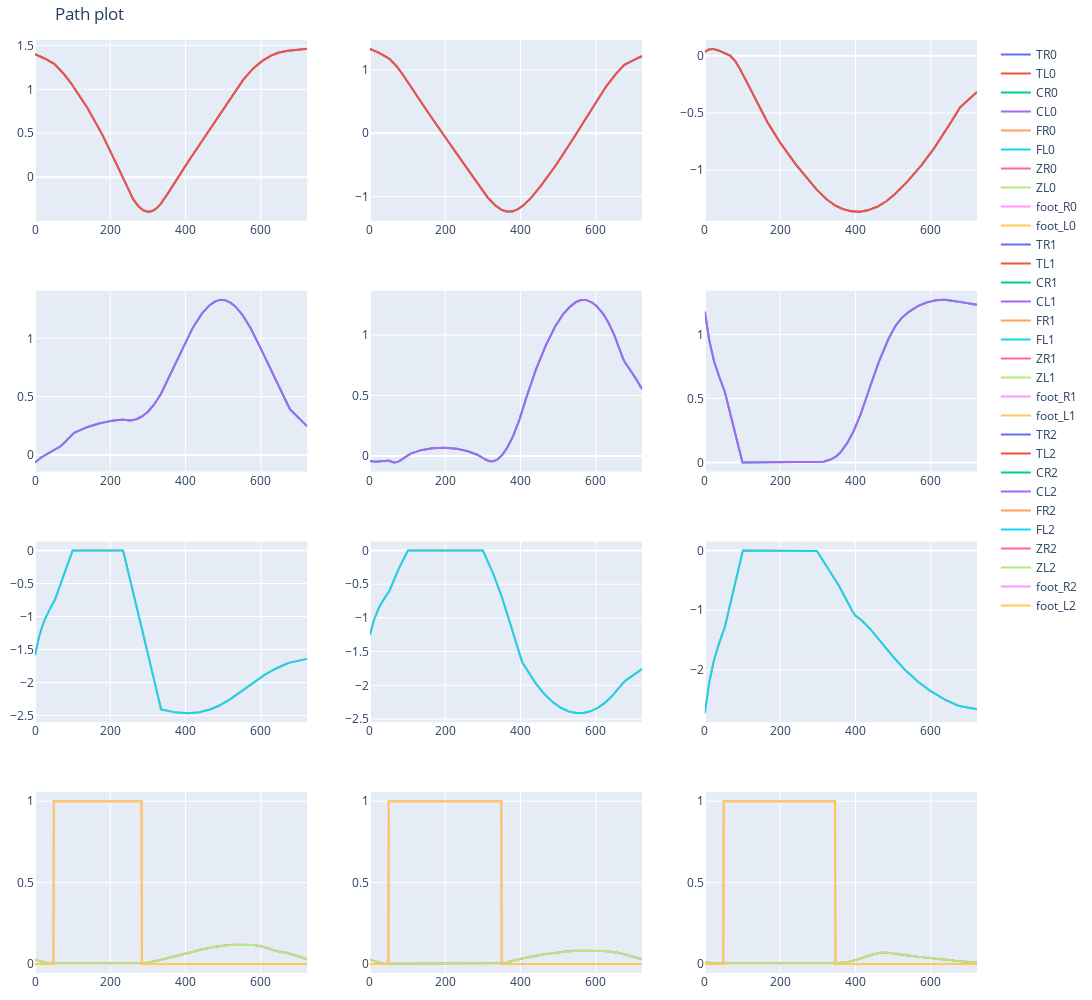

Source (notebook cell):
### Code cell
fig = go.Figure()
fig = make_subplots(rows=4, cols=3, shared_xaxes=False)
fig.update_layout(height=1000, width=1100, title="Path plot")
fig.update_layout(margin=dict(l=10, r=10, t=40, b=10))  # Reduce margins

fig.add_trace(go.Scatter( y=leg_0_df['TR0'], mode='lines', name=f'TR0'), row=1, col=1)
fig.add_trace(go.Scatter( y=leg_0_df['TL0'], mode='lines', name=f'TL0'), row=1, col=1)

fig.add_trace(go.Scatter( y=leg_0_df['CR0'], mode='lines', name=f'CR0'), row=2, col=1)
fig.add_trace(go.Scatter( y=leg_0_df['CL0'], mode='lines', name=f'CL0'), row=2, col=1)

fig.add_trace(go.Scatter( y=leg_0_df['FR0'], mode='lines', name=f'FR0'), row=3, col=1)
fig.add_trace(go.Scatter( y=leg_0_df['FL0'], mode='lines', name=f'FL0'), row=3, col=1)

fig.add_trace(go.Scatter( y=leg_0_df['ZR0'], mode='lines', name=f'ZR0'), row=4, col=1)
fig.add_trace(go.Scatter( y=leg_0_df['ZL0'], mode='lines', name=f'ZL0'), row=4, col=1)

fig.add_trace(go.Scatter( y=leg_0_df['foot_R0'], mode='lines', name=f'foot_R0'), row=4, col=1)
fig.add_trace(go.Scatter( y=leg_0_df['foot_L0'], mode='lines', name=f'foot_L0'), row=4, col=1)



fig.add_trace(go.Scatter( y=leg_1_df['TR1'], mode='lines', name=f'TR1'), row=1, col=2)
fig.add_trace(go.Scatter( y=leg_1_df['TL1'], mode='lines', name=f'TL1'), row=1, col=2)

fig.add_trace(go.Scatter( y=leg_1_df['CR1'], mode='lines', name=f'CR1'), row=2, col=2)
fig.add_trace(go.Scatter( y=leg_1_df['CL1'], mode='lines', name=f'CL1'), row=2, col=2)

fig.add_trace(go.Scatter( y=leg_1_df['FR1'], mode='lines', name=f'FR1'), row=3, col=2)
fig.add_trace(go.Scatter( y=leg_1_df['FL1'], mode='lines', name=f'FL1'), row=3, col=2)

fig.add_trace(go.Scatter( y=leg_1_df['ZR1'], mode='lines', name=f'ZR1'), row=4, col=2)
fig.add_trace(go.Scatter( y=leg_1_df['ZL1'], mode='lines', name=f'ZL1'), row=4, col=2)

fig.add_trace(go.Scatter( y=leg_1_df['foot_R1'], mode='lines', name=f'foot_R1'), row=4, col=2)
fig.add_trace(go.Scatter( y=leg_1_df['foot_L1'], mode='lines', name=f'foot_L1'), row=4, col=2)



fig.add_trace(go.Scatter( y=leg_2_df['TR2'], mode='lines', name=f'TR2'), row=1, col=3)
fig.add_trace(go.Scatter( y=leg_2_df['TL2'], mode='lines', name=f'TL2'), row=1, col=3)

fig.add_trace(go.Scatter( y=leg_2_df['CR2'], mode='lines', name=f'CR2'), row=2, col=3)
fig.add_trace(go.Scatter( y=leg_2_df['CL2'], mode='lines', name=f'CL2'), row=2, col=3)

fig.add_trace(go.Scatter( y=leg_2_df['FR2'], mode='lines', name=f'FR2'), row=3, col=3)
fig.add_trace(go.Scatter( y=leg_2_df['FL2'], mode='lines', name=f'FL2'), row=3, col=3)

fig.add_trace(go.Scatter( y=leg_2_df['ZR2'], mode='lines', name=f'ZR2'), row=4, col=3)
fig.add_trace(go.Scatter( y=leg_2_df['ZL2'], mode='lines', name=f'ZL2'), row=4, col=3)

fig.add_trace(go.Scatter( y=leg_2_df['foot_R2'], mode='lines', name=f'foot_R2'), row=4, col=3)
fig.add_trace(go.Scatter( y=leg_2_df['foot_L2'], mode='lines', name=f'foot_L2'), row=4, col=3)

### Figure 1 — Plotly figure (JSON) as saved in the notebook; plotly's stock layout.template omitted (floating-point values rounded to 4 significant figures; data arrays with more than 128 entries replaced by an {"elided": "..."} marker saying what was removed)
{"data": [{"mode": "lines", "name": "TR0", "type": "scatter", "xaxis": "x", "y": {"elided": "724 float values"}, "yaxis": "y"}, {"mode": "lines", "name": "TL0", "type": "scatter", "xaxis": "x", "y": {"elided": "724 float values"}, "yaxis": "y"}, {"mode": "lines", "name": "CR0", "type": "scatter", "xaxis": "x4", "y": {"elided": "724 float values"}, "yaxis": "y4"}, {"mode": "lines", "name": "CL0", "type": "scatter", "xaxis": "x4", "y": {"elided": "724 float values"}, "yaxis": "y4"}, {"mode": "lines", "name": "FR0", "type": "scatter", "xaxis": "x7", "y": {"elided": "724 float values"}, "yaxis": "y7"}, {"mode": "lines", "name": "FL0", "type": "scatter", "xaxis": "x7", "y": {"elided": "724 float values"}, "yaxis": "y7"}, {"mode": "lines", "name": "ZR0", "type": "scatter", "xaxis": "x10", "y": {"elided": "724 float values"}, "yaxis": "y10"}, {"mode": "lines", "name": "ZL0", "type": "scatter", "xaxis": "x10", "y": {"elided": "724 float values"}, "yaxis": "y10"}, {"mode": "lines", "name": "foot_R0", "type": "scatter", "xaxis": "x10", "y": {"elided": "724 int values"}, "yaxis": "y10"}, {"mode": "lines", "name": "foot_L0", "type": "scatter", "xaxis": "x10", "y": {"elided": "724 int values"}, "yaxis": "y10"}, {"mode": "lines", "name": "TR1", "type": "scatter", "xaxis": "x2", "y": {"elided": "724 float values"}, "yaxis": "y2"}, {"mode": "lines", "name": "TL1", "type": "scatter", "xaxis": "x2", "y": {"elided": "724 float values"}, "yaxis": "y2"}, {"mode": "lines", "name": "CR1", "type": "scatter", "xaxis": "x5", "y": {"elided": "724 float values"}, "yaxis": "y5"}, {"mode": "lines", "name": "CL1", "type": "scatter", "xaxis": "x5", "y": {"elided": "724 float values"}, "yaxis": "y5"}, {"mode": "lines", "name": "FR1", "type": "scatter", "xaxis": "x8", "y": {"elided": "724 float values"}, "yaxis": "y8"}, {"mode": "lines", "name": "FL1", "type": "scatter", "xaxis": "x8", "y": {"elided": "724 float values"}, "yaxis": "y8"}, {"mode": "lines", "name": "ZR1", "type": "scatter", "xaxis": "x11", "y": {"elided": "724 float values"}, "yaxis": "y11"}, {"mode": "lines", "name": "ZL1", "type": "scatter", "xaxis": "x11", "y": {"elided": "724 float values"}, "yaxis": "y11"}, {"mode": "lines", "name": "foot_R1", "type": "scatter", "xaxis": "x11", "y": {"elided": "724 int values"}, "yaxis": "y11"}, {"mode": "lines", "name": "foot_L1", "type": "scatter", "xaxis": "x11", "y": {"elided": "724 int values"}, "yaxis": "y11"}, {"mode": "lines", "name": "TR2", "type": "scatter", "xaxis": "x3", "y": {"elided": "724 float values"}, "yaxis": "y3"}, {"mode": "lines", "name": "TL2", "type": "scatter", "xaxis": "x3", "y": {"elided": "724 float values"}, "yaxis": "y3"}, {"mode": "lines", "name": "CR2", "type": "scatter", "xaxis": "x6", "y": {"elided": "724 float values"}, "yaxis": "y6"}, {"mode": "lines", "name": "CL2", "type": "scatter", "xaxis": "x6", "y": {"elided": "724 float values"}, "yaxis": "y6"}, {"mode": "lines", "name": "FR2", "type": "scatter", "xaxis": "x9", "y": {"elided": "724 float values"}, "yaxis": "y9"}, {"mode": "lines", "name": "FL2", "type": "scatter", "xaxis": "x9", "y": {"elided": "724 float values"}, "yaxis": "y9"}, {"mode": "lines", "name": "ZR2", "type": "scatter", "xaxis": "x12", "y": {"elided": "724 float values"}, "yaxis": "y12"}, {"mode": "lines", "name": "ZL2", "type": "scatter", "xaxis": "x12", "y": {"elided": "724 float values"}, "yaxis": "y12"}, {"mode": "lines", "name": "foot_R2", "type": "scatter", "xaxis": "x12", "y": {"elided": "724 int values"}, "yaxis": "y12"}, {"mode": "lines", "name": "foot_L2", "type": "scatter", "xaxis": "x12", "y": {"elided": "724 int values"}, "yaxis": "y12"}], "layout": {"height": 1000, "margin": {"b": 10, "l": 10, "r": 10, "t": 40}, "title": {"text": "Path plot"}, "width": 1100, "xaxis": {"anchor": "y", "domain": [0, 0.2889]}, "xaxis10": {"anchor": "y10", "domain": [0, 0.2889]}, "xaxis11": {"anchor": "y11", "domain": [0.3556, 0.6444]}, "xaxis12": {"anchor": "y12", "domain": [0.7111, 1]}, "xaxis2": {"anchor": "y2", "domain": [0.3556, 0.6444]}, "xaxis3": {"anchor": "y3", "domain": [0.7111, 1]}, "xaxis4": {"anchor": "y4", "domain": [0, 0.2889]}, "xaxis5": {"anchor": "y5", "domain": [0.3556, 0.6444]}, "xaxis6": {"anchor": "y6", "domain": [0.7111, 1]}, "xaxis7": {"anchor": "y7", "domain": [0, 0.2889]}, "xaxis8": {"anchor": "y8", "domain": [0.3556, 0.6444]}, "xaxis9": {"anchor": "y9", "domain": [0.7111, 1]}, "yaxis": {"anchor": "x", "domain": [0.8063, 1]}, "yaxis10": {"anchor": "x10", "domain": [0, 0.1938]}, "yaxis11": {"anchor": "x11", "domain": [0, 0.1938]}, "yaxis12": {"anchor": "x12", "domain": [0, 0.1938]}, "yaxis2": {"anchor": "x2", "domain": [0.8063, 1]}, "yaxis3": {"anchor": "x3", "domain": [0.8063, 1]}, "yaxis4": {"anchor": "x4", "domain": [0.5375, 0.7312]}, "yaxis5": {"anchor": "x5", "domain": [0.5375, 0.7312]}, "yaxis6": {"anchor": "x6", "domain": [0.5375, 0.7312]}, "yaxis7": {"anchor": "x7", "domain": [0.2687, 0.4625]}, "yaxis8": {"anchor": "x8", "domain": [0.2687, 0.4625]}, "yaxis9": {"anchor": "x9", "domain": [0.2687, 0.4625]}}}
